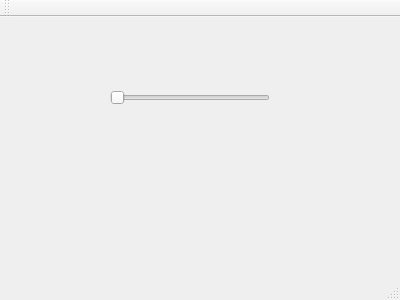
<?xml version="1.0" encoding="UTF-8"?>
<ui version="4.0">
 <class>MainWindow</class>
 <widget class="QMainWindow" name="MainWindow">
  <property name="geometry">
   <rect>
    <x>0</x>
    <y>0</y>
    <width>400</width>
    <height>300</height>
   </rect>
  </property>
  <property name="windowTitle">
   <string>MainWindow</string>
  </property>
  <widget class="QWidget" name="centralWidget">
   <widget class="QSlider" name="amplitudeSlider">
    <property name="geometry">
     <rect>
      <x>110</x>
      <y>70</y>
      <width>160</width>
      <height>22</height>
     </rect>
    </property>
    <property name="orientation">
     <enum>Qt::Horizontal</enum>
    </property>
   </widget>
  </widget>
  <widget class="QMenuBar" name="menuBar">
   <property name="geometry">
    <rect>
     <x>0</x>
     <y>0</y>
     <width>400</width>
     <height>21</height>
    </rect>
   </property>
  </widget>
  <widget class="QToolBar" name="mainToolBar">
   <attribute name="toolBarArea">
    <enum>TopToolBarArea</enum>
   </attribute>
   <attribute name="toolBarBreak">
    <bool>false</bool>
   </attribute>
  </widget>
  <widget class="QStatusBar" name="statusBar"/>
 </widget>
 <layoutdefault spacing="6" margin="11"/>
 <resources/>
 <connections/>
</ui>
